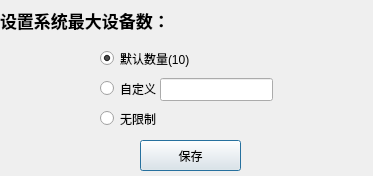
<?xml version="1.0" encoding="UTF-8"?>
<ui version="4.0">
 <class>SettingDialog</class>
 <widget class="QDialog" name="SettingDialog">
  <property name="geometry">
   <rect>
    <x>0</x>
    <y>0</y>
    <width>373</width>
    <height>176</height>
   </rect>
  </property>
  <property name="windowTitle">
   <string>Setting</string>
  </property>
  <widget class="QRadioButton" name="radioButton_wuxian">
   <property name="geometry">
    <rect>
     <x>100</x>
     <y>108</y>
     <width>89</width>
     <height>21</height>
    </rect>
   </property>
   <property name="text">
    <string>无限制</string>
   </property>
  </widget>
  <widget class="QRadioButton" name="radioButton_10">
   <property name="geometry">
    <rect>
     <x>100</x>
     <y>48</y>
     <width>91</width>
     <height>21</height>
    </rect>
   </property>
   <property name="text">
    <string>默认数量(10)</string>
   </property>
   <property name="checked">
    <bool>true</bool>
   </property>
  </widget>
  <widget class="QLabel" name="label">
   <property name="geometry">
    <rect>
     <x>0</x>
     <y>10</y>
     <width>181</width>
     <height>21</height>
    </rect>
   </property>
   <property name="font">
    <font>
     <pointsize>13</pointsize>
     <weight>75</weight>
     <bold>true</bold>
    </font>
   </property>
   <property name="text">
    <string>设置系统最大设备数：</string>
   </property>
  </widget>
  <widget class="QRadioButton" name="radioButton_renyi">
   <property name="geometry">
    <rect>
     <x>100</x>
     <y>78</y>
     <width>61</width>
     <height>21</height>
    </rect>
   </property>
   <property name="text">
    <string>自定义</string>
   </property>
  </widget>
  <widget class="QLineEdit" name="lineEdit">
   <property name="geometry">
    <rect>
     <x>160</x>
     <y>78</y>
     <width>113</width>
     <height>23</height>
    </rect>
   </property>
   <property name="maxLength">
    <number>32766</number>
   </property>
  </widget>
  <widget class="QPushButton" name="pushButton_save">
   <property name="geometry">
    <rect>
     <x>140</x>
     <y>140</y>
     <width>101</width>
     <height>31</height>
    </rect>
   </property>
   <property name="text">
    <string>保存</string>
   </property>
  </widget>
 </widget>
 <resources/>
 <connections/>
</ui>
